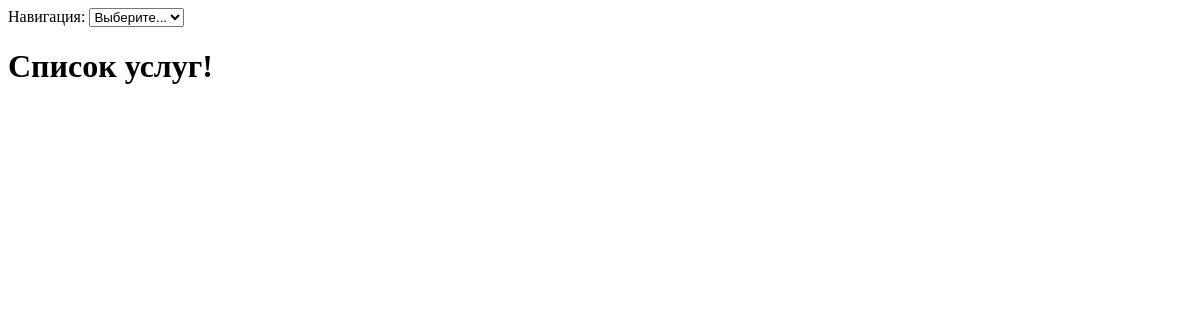
/services/, run on an earlier commit of the app's database.
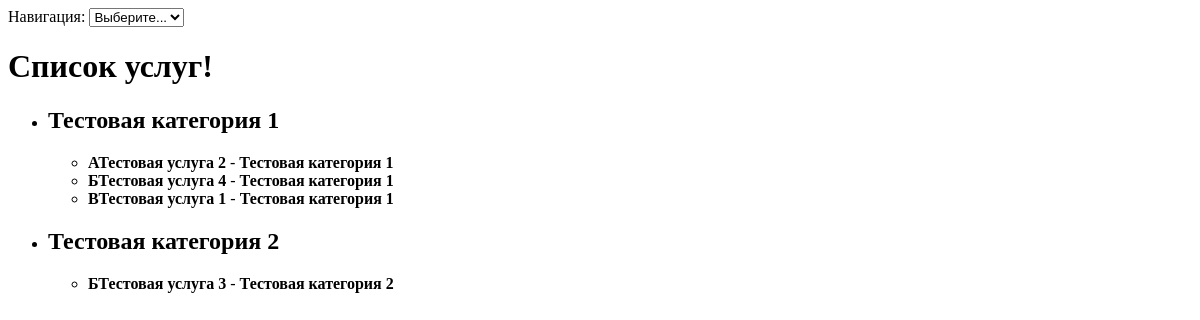
And on a later commit of the database.
### main/models.py (models this page shows, shortened)
class ServiceCategories(models.Model):
    name = models.CharField(max_length=150, unique=True)
    specialization = models.OneToOneField(Specializations, on_delete=models.CASCADE, related_name='service_category')
    class Meta:
        verbose_name = 'Категория услуг'
        verbose_name_plural = 'Категории услуг'

class Services(models.Model):
    title = models.CharField(max_length=150, unique=True)
    description = models.TextField(max_length=2047)
    price = models.DecimalField(max_digits=10, decimal_places=2)
    category = models.ForeignKey(ServiceCategories, on_delete=models.CASCADE, related_name='services')
    class Meta:
        verbose_name = 'Услуга'
        verbose_name_plural = 'Услуги'

### main/views.py (the view)
# urls.py: path('services/', views.ServicesList.as_view(), name='services'),
class ServicesList(ListView):
    model = Services
    def get_queryset(self):
        return Services.objects.raw('''
            SELECT
                s.id,
                s.title,
                s.description,
                s.price,
                s.category_id,
                c.name AS category_name
            FROM main_services s
            INNER JOIN main_servicecategories c ON s.category_id = c.id
            ORDER BY c.name, s.title;
        ''')

### main/templates/main/services_list.html (shortened to what this page needs)
{% extends 'base.html' %}
{% block content %}
  <h1>Список услуг!</h1>
  {% regroup object_list by category_name as category_list %}
  <ul>
    {% for category in category_list %}
      <li>
        <h2>{{ category.grouper }}</h2>
        <ul>
          {% for service in category.list %}
            <li>
              <strong>{{ service.title }}</strong> - <strong>{{ service.category_name }}</strong>
            </li>
          {% endfor %}
        </ul>
      </li>
    {% endfor %}
  </ul>
{% endblock %}

### templates/base.html (shortened to what this page needs)
{% load static %}
<!DOCTYPE html>
<html lang="ru">
<head>
</head>
<body id="body-content">
    <header id="site-header">
        <div id="header-content">
            <nav id="header-nav">
                <div>
                    <label for="page-select">Навигация:</label>
                    <select id="page-select" onchange="handleNavigation(this)">
                        <option value="">Выберите...</option>
                    </select>
                </div>
            </nav>
        </div>
    </header>
    <main id="main-content">
        {% block content %} {% endblock %}
    </main>
</body>
</html>

What changed in the data, as far as the page shows it:
added ServiceCategories: grouper "Тестовая категория 1"
added Services: title "АТестовая услуга 2", category_name "Тестовая категория 1"
added Services: title "БТестовая услуга 4", category_name "Тестовая категория 1"
added Services: title "ВТестовая услуга 1", category_name "Тестовая категория 1"
added ServiceCategories: grouper "Тестовая категория 2"
added Services: title "БТестовая услуга 3", category_name "Тестовая категория 2"
